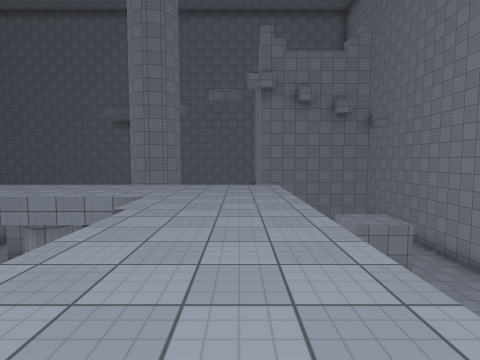
[1] (above)

24 first-person views from a walk through a 3-D level made in the Unity game engine. The camera is 1.3 m above the floor, tilts 4° down and sees 80° across. The floor is counted in squares, 2 m on a side. Each view is taken from the middle of a square. On the plan, view 1 faces up. The plan holds only what a view shows up to about 9 squares ahead; the rest is blank. The place goes on beyond the plan. The player character is not drawn. Surface patterns are stand-ins for the level's own textures.

[2]
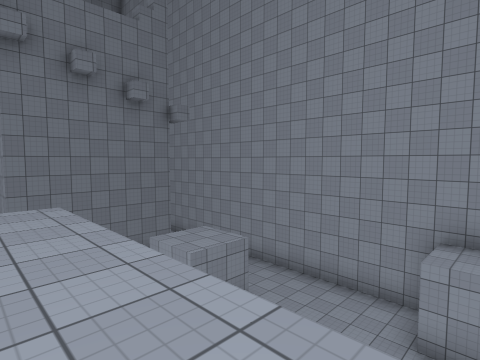

[3]
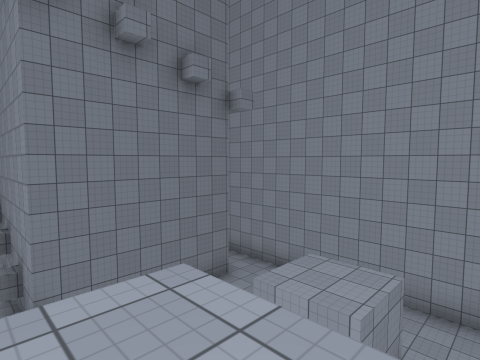

[4]
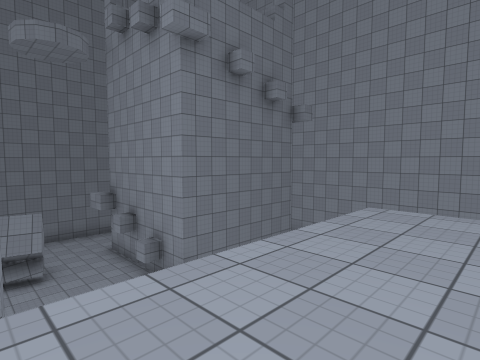

[5]
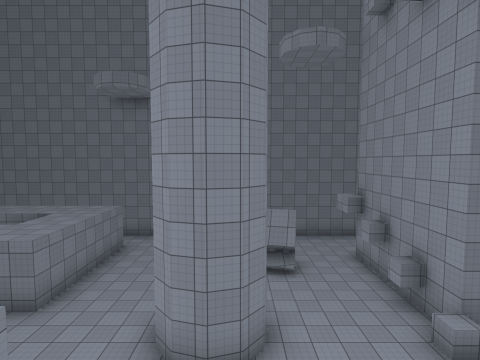

[6]
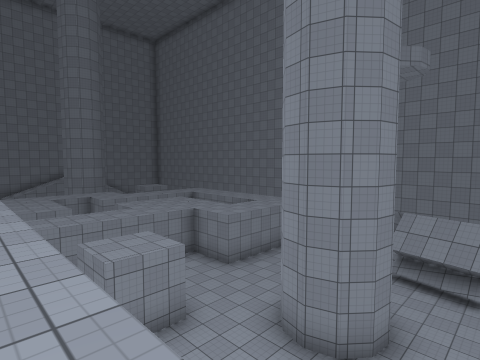

[7]
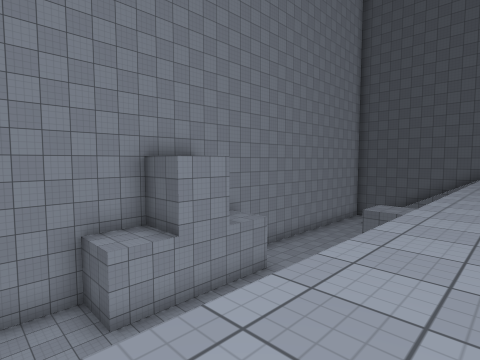

[8]
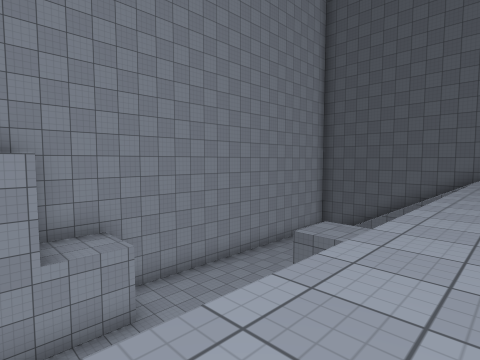

[9]
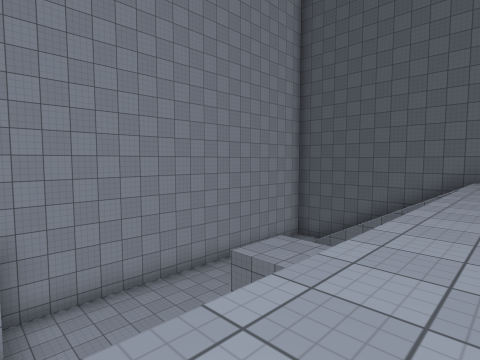

[10]
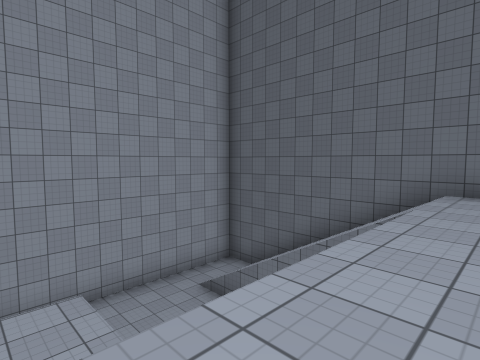

[11]
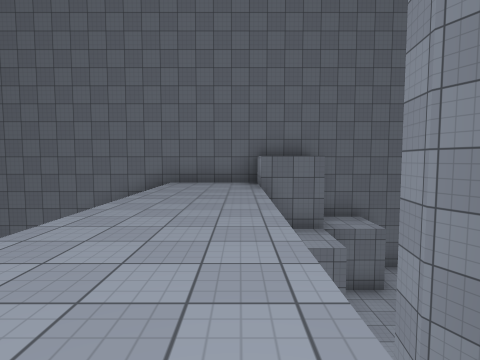

[12]
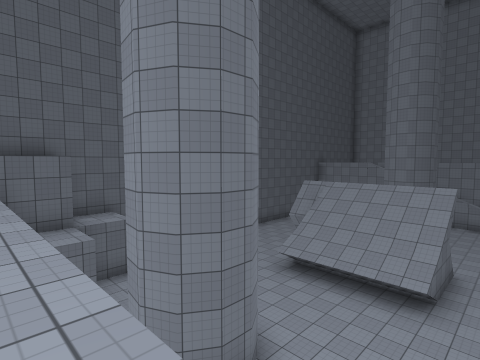

[13]
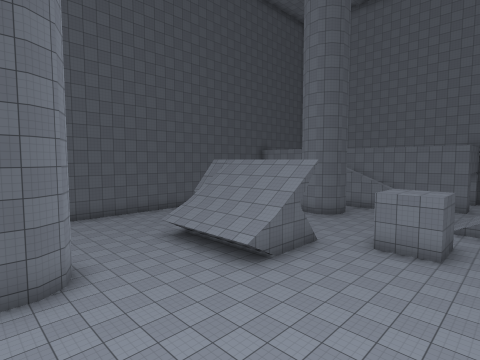

[14]
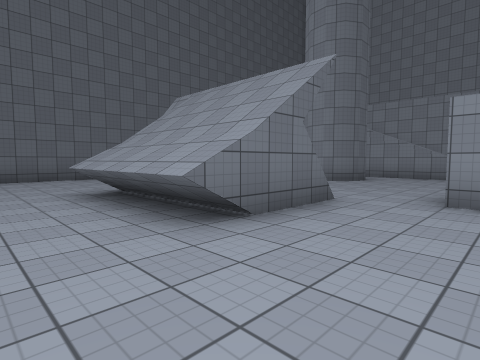

[15]
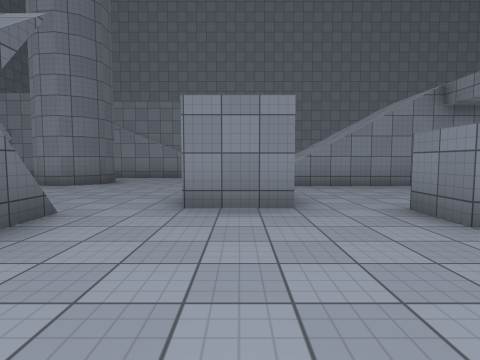

[16]
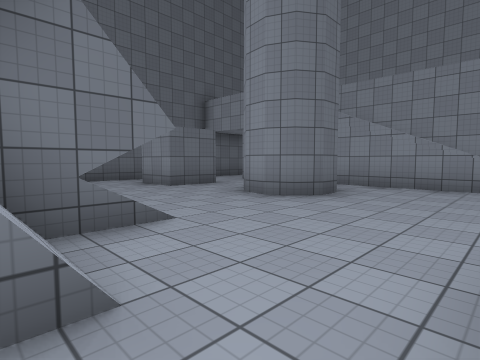

[17]
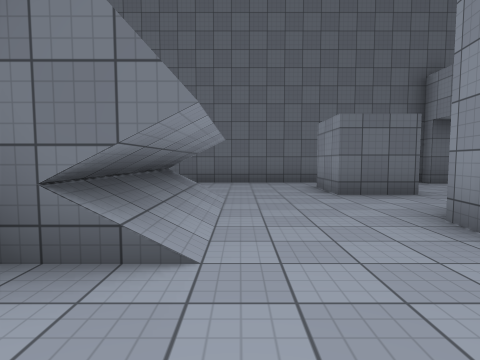

[18]
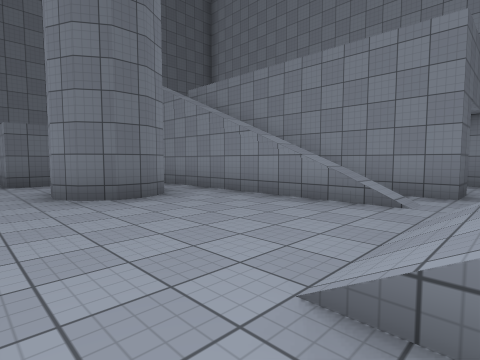

[19]
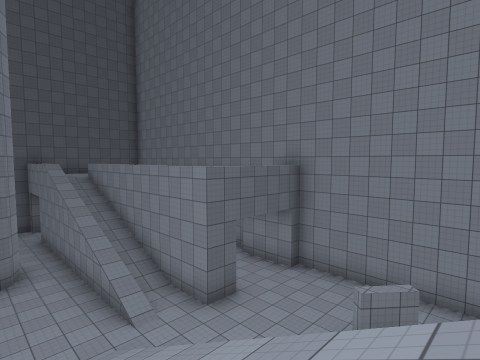

[20]
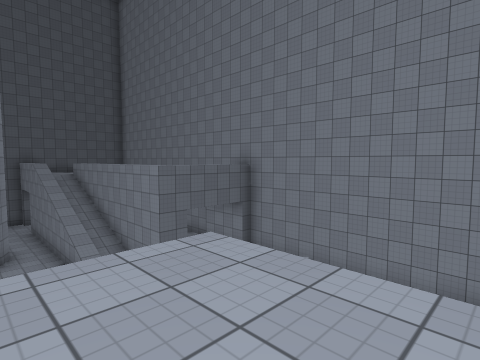

[21]
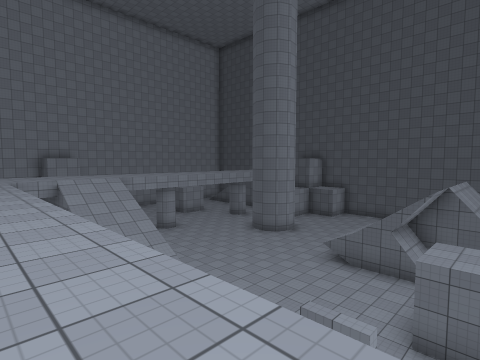

[22]
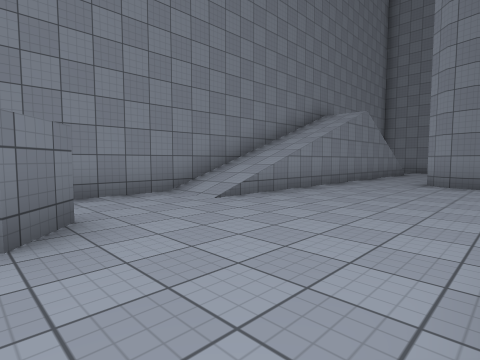

[23]
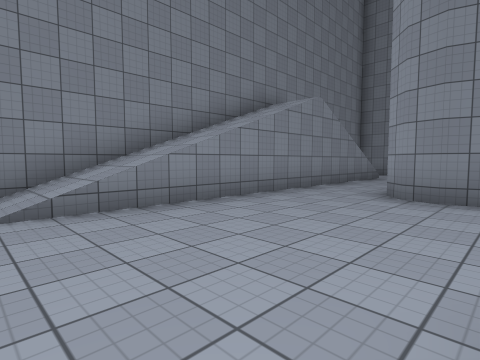

[24]
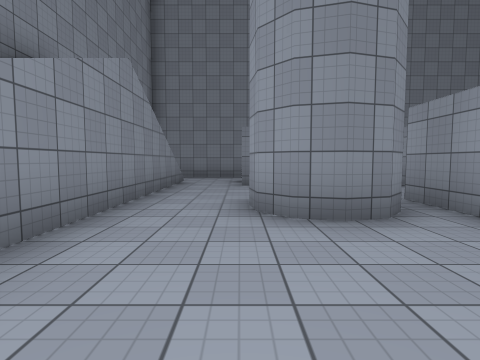

### Floor plan
Key: @ floor where view 1 was taken; # wall or solid block; . main floor; : floor 3 m higher than the main floor; + floor 5 m higher than the main floor; / step, stairs or slope; ^ raised ledge.
Columns run from 23 left of view 1 to 7 right of it. Each row starts with its distance up from view 1.
 17  //..
 16  //..#        ::.. ###..#
 15  //..         /:... ##..#
 14 #//..         ::... ....#
 13 #//..          :... ....#
 12 #//..##:       ....##...#####.#
 11 #//....:     :. .........   ..#
 10 #//....      :.  #..          #
  9 #//....         ##.        ...#
  8 #//....                    #..#
  7 #//....++        +++++++/  ...#
  6 #......++  +++++++++++++/   ..#
  5 #......///  //////////++/   ..#
  4 #......///.         ..++/   .##
  3 #......///...      ///++/   .#
  2 #......///...#... /// ++/   .#
  1 #......///.........   ++/   .#
  0 ##..#......##......    @/   .##
 -1  #. #. .............  ++/   ..#
 -2     #//.............. ++/   ..#
 -3     #//......###..... ++/   ..#
 -4     #//##...####...## ++/ #...#
 -5     #//##...#  #...#  ++/  ...#
 -6     #/......#  ^..... ++/   ..#
 -7        .....# ....... ++/   ..#
 -8        .##..  ......# ++/.. ..#
 -9       .. .... ... .##^++/////.#
-10      #.  .... ... . #^++/////.#
-11      ##  ##########   #########

Positions as (right, up) in squares from view 1, and headings:
1: (0, 0), facing up
2: (0, 3), facing up-right
3: (0, 6), facing up-right
4: (-3, 6), facing up-right
5: (-3, 7), facing up
6: (-1, 7), facing up-left
7: (0, 6), facing down-right
8: (0, 2), facing down-right
9: (0, 0), facing down-right
10: (0, -4), facing down-right
11: (-1, -2), facing down
12: (-1, -1), facing down-left
13: (-3, 2), facing down-left
14: (-6, 0), facing down-left
15: (-7, 0), facing left
16: (-10, -1), facing down-left
17: (-12, -2), facing down
18: (-13, 1), facing down-left
19: (-15, 5), facing down-left
20: (-15, 7), facing down-left
21: (-12, 6), facing down-right
22: (-17, 3), facing up-left
23: (-17, 6), facing up-left
24: (-19, 8), facing up
